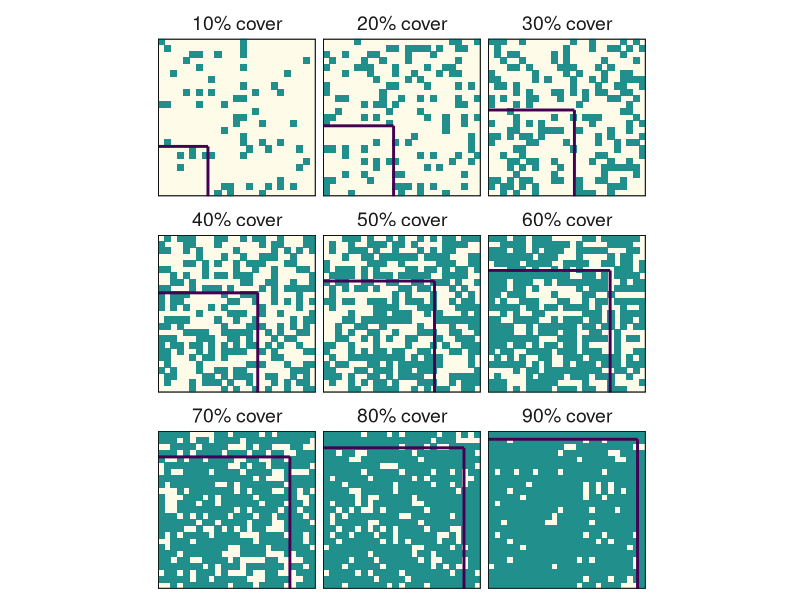
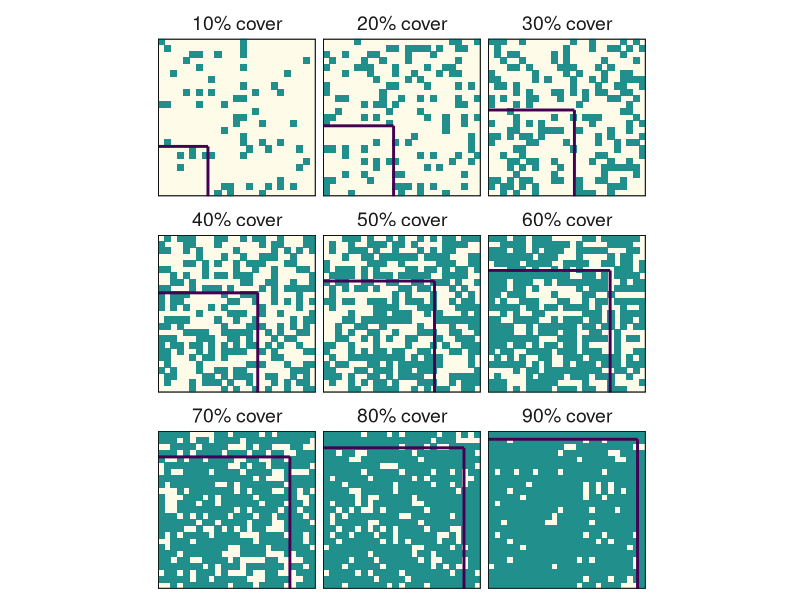

The R source for these figures, in order:
library(tidyverse)

# Create a data frame (a tibble) with one row for each
# coordinate in your grid

n.cells<-25 #Number of vertical and horizontal cells

combos <- expand.grid(x = seq((1/n.cells)/2, 1-(1/n.cells)/2, length.out=n.cells), 
                      y = seq((1/n.cells)/2, 1-(1/n.cells)/2, length.out=n.cells)) %>%
  as_tibble()

#Target percent cover values

cover <- seq(10,90,by=10)

#Draw random samples from the data without replacement

grid_sample <- data.frame()

for (i in cover){
  
  grid_sample_i <- sample_n(combos, 
                            size = n.cells*n.cells*(i/100), 
                            replace = FALSE)
  grid_sample <- rbind(grid_sample,
                       data.frame(grid_sample_i,
                                  cover=rep(i, nrow(grid_sample_i))))
}

#Plot cover stickers
#Add a square on the bottom left of each panel to show an area that represents
#X% of the total area

grid_sample$cover <- paste(grid_sample$cover, "% cover", sep="")

data_lines_h<-data.frame(x=rep(0, 9),
                         y=sqrt(n.cells*n.cells*(cover/100))/n.cells,
                         xend=sqrt(n.cells*n.cells*(cover/100))/n.cells,
                         yend=sqrt(n.cells*n.cells*(cover/100))/n.cells,
                         cover=paste(cover, "% cover", sep=""))

data_lines_v<-data.frame(x=sqrt(n.cells*n.cells*(cover/100))/n.cells,
                         y=rep(0, 9),
                         xend=sqrt(n.cells*n.cells*(cover/100))/n.cells,
                         yend=sqrt(n.cells*n.cells*(cover/100))/n.cells,
                         cover=paste(cover, "% cover", sep=""))

data_lines <- rbind(data_lines_v, data_lines_h)

ggplot(grid_sample,
       aes(x=x,
           y=y))+
  geom_point(shape=15,
             size=2.05,
             color=viridis::viridis(3)[2])+
  facet_wrap(~cover)+
  theme_minimal()+
  geom_segment(data=data_lines,
               aes(x=x,
                   y=y,
                   xend=xend,
                   yend=yend),
               inherit.aes = FALSE,
               color=viridis::viridis(3)[1],
               size=1)+
  geom_segment(data=data.frame(x=c(0,0,1,1),
                               y=c(0,1,1,0),
                               xend=c(0,1,1,0),
                               yend=c(1,1,0,0)),
               aes(x=x,
                   y=y,
                   xend=xend,
                   yend=yend),
               inherit.aes = FALSE)+
  theme(axis.title = element_blank(),
        axis.text = element_blank(),
        panel.grid = element_blank(),
        strip.text = element_text(size=14),
        panel.background = element_rect(fill=alpha(viridis::viridis(3)[3], alpha=0.1)))+
  coord_fixed()+
  scale_x_continuous(expand = c(0,0))+
  scale_y_continuous(expand = c(0,0))

#Export high resolution image

ggsave("Cover_stickers.jpg", 
       dpi=1000,
       width = 7.07,
       height = 6.48)






